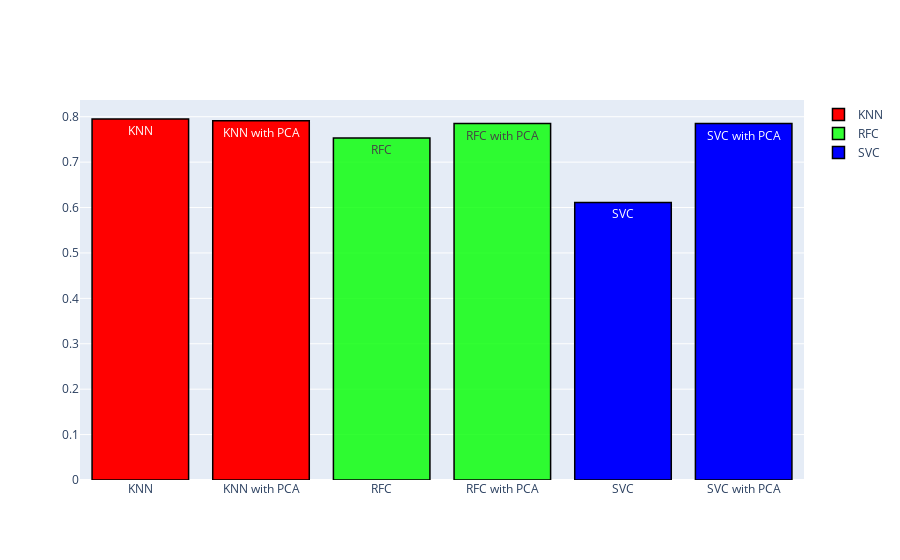

This figure's notebook cell:
### Code cell
# prepare data frames

# import graph objects as "go"
import plotly.graph_objs as go
# create trace1 
trace1 = go.Bar(
                x = df1.methods,
                y = df1.scores,
                name = "KNN",
                marker = dict(color = 'rgba(255, 0, 0, 1)',
                             line=dict(color='rgb(0,0,0)',width=1.5)),
                text = df1.methods)
trace3 = go.Bar(
                x = df2.methods,
                y = df2.scores,
                name = "RFC",
                marker = dict(color = 'rgba(0, 256, 0, .8)',
                             line=dict(color='rgb(0,0,0)',width=1.5)),
                text = df2.methods)
# create trace2 
trace2 = go.Bar(
                x = df3.methods,
                y = df3.scores,
                name = "SVC",
                marker = dict(color = 'rgba(0, 0, 256, 1)',
                              line=dict(color='rgb(0,0,0)',width=1.5)),
                text = df3.methods)
data = [trace1,trace3, trace2]
layout = go.Layout(barmode = "group")
fig = go.Figure(data = data, layout = layout)
fig

### Figure 1 — Plotly figure (JSON) as saved in the notebook; plotly's stock layout.template omitted (floating-point values rounded to 4 significant figures)
{"data": [{"marker": {"color": "rgba(255, 0, 0, 1)", "line": {"color": "rgb(0,0,0)", "width": 1.5}}, "name": "KNN", "text": ["KNN", "KNN with PCA"], "type": "bar", "x": ["KNN", "KNN with PCA"], "y": [0.795, 0.791]}, {"marker": {"color": "rgba(0, 256, 0, .8)", "line": {"color": "rgb(0,0,0)", "width": 1.5}}, "name": "RFC", "text": ["RFC", "RFC with PCA"], "type": "bar", "x": ["RFC", "RFC with PCA"], "y": [0.7532, 0.7849]}, {"marker": {"color": "rgba(0, 0, 256, 1)", "line": {"color": "rgb(0,0,0)", "width": 1.5}}, "name": "SVC", "text": ["SVC", "SVC with PCA"], "type": "bar", "x": ["SVC", "SVC with PCA"], "y": [0.6113, 0.7849]}], "layout": {"barmode": "group"}}
